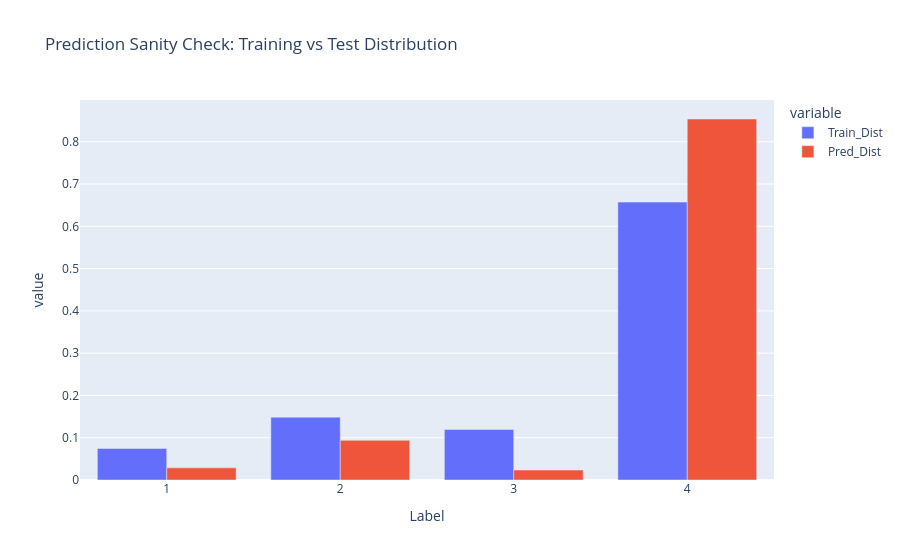

The notebook cell this image was saved under:
### Markdown cell above
## 3. Sanity Check: Distribution Overlap
Since we don't have the labels for the test set, we check if our predictions look "realistic" by comparing them to the training distribution.

### Code cell
train_df = pd.read_csv('../data/processed/train_engineered.csv')
train_dist = train_df['Target'].value_counts(normalize=True).sort_index()
pred_dist = results['Poverty_Prediction'].value_counts(normalize=True).sort_index()

dist_df = pd.DataFrame({
    'Label': train_dist.index.astype(str),
    'Train_Dist': train_dist.values,
    'Pred_Dist': pred_dist.values
})

fig = px.bar(dist_df, x='Label', y=['Train_Dist', 'Pred_Dist'], 
             barmode='group', title='Prediction Sanity Check: Training vs Test Distribution')
fig.show()

print("Interpretation: If the bars are roughly the same height, the model's logic is consistent across datasets.")

### Figure 1 — Plotly figure (JSON) as saved in the notebook; plotly's stock layout.template omitted (floating-point values rounded to 4 significant figures)
{"data": [{"alignmentgroup": "True", "hovertemplate": "variable=Train_Dist<br>Label=%{x}<br>value=%{y}<extra></extra>", "legendgroup": "Train_Dist", "marker": {"color": "#636efa", "pattern": {"shape": ""}}, "name": "Train_Dist", "offsetgroup": "Train_Dist", "orientation": "v", "showlegend": true, "textposition": "auto", "type": "bar", "x": ["1", "2", "3", "4"], "xaxis": "x", "y": [0.07467, 0.1487, 0.1194, 0.6572], "yaxis": "y"}, {"alignmentgroup": "True", "hovertemplate": "variable=Pred_Dist<br>Label=%{x}<br>value=%{y}<extra></extra>", "legendgroup": "Pred_Dist", "marker": {"color": "#EF553B", "pattern": {"shape": ""}}, "name": "Pred_Dist", "offsetgroup": "Pred_Dist", "orientation": "v", "showlegend": true, "textposition": "auto", "type": "bar", "x": ["1", "2", "3", "4"], "xaxis": "x", "y": [0.02877, 0.09381, 0.02359, 0.8538], "yaxis": "y"}], "layout": {"barmode": "group", "legend": {"title": {"text": "variable"}, "tracegroupgap": 0}, "title": {"text": "Prediction Sanity Check: Training vs Test Distribution"}, "xaxis": {"anchor": "y", "domain": [0, 1], "title": {"text": "Label"}}, "yaxis": {"anchor": "x", "domain": [0, 1], "title": {"text": "value"}}}}
